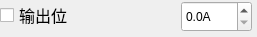
<?xml version="1.0" encoding="UTF-8"?>
<ui version="4.0">
 <class>MpduRtuTest_ThresholdItemWid</class>
 <widget class="QWidget" name="MpduRtuTest_ThresholdItemWid">
  <property name="geometry">
   <rect>
    <x>0</x>
    <y>0</y>
    <width>257</width>
    <height>37</height>
   </rect>
  </property>
  <property name="windowTitle">
   <string>Form</string>
  </property>
  <widget class="QDoubleSpinBox" name="spinBox">
   <property name="geometry">
    <rect>
     <x>181</x>
     <y>1</y>
     <width>71</width>
     <height>31</height>
    </rect>
   </property>
   <property name="prefix">
    <string/>
   </property>
   <property name="suffix">
    <string>A</string>
   </property>
   <property name="decimals">
    <number>1</number>
   </property>
  </widget>
  <widget class="QCheckBox" name="checkBox">
   <property name="geometry">
    <rect>
     <x>0</x>
     <y>0</y>
     <width>175</width>
     <height>30</height>
    </rect>
   </property>
   <property name="font">
    <font>
     <family>微软雅黑</family>
     <pointsize>12</pointsize>
    </font>
   </property>
   <property name="text">
    <string>输出位</string>
   </property>
  </widget>
 </widget>
 <resources/>
 <connections/>
</ui>
